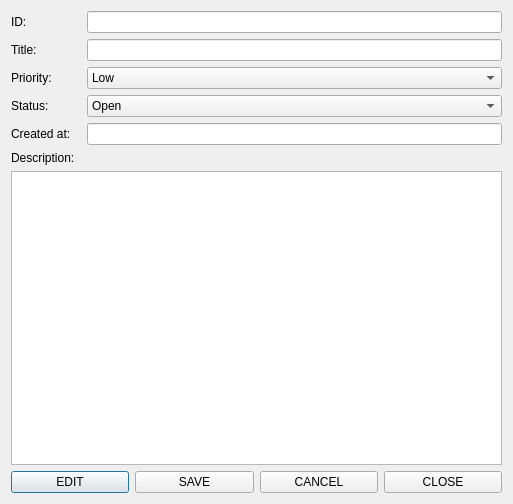
<?xml version="1.0" encoding="UTF-8"?>
<ui version="4.0">
 <class>TicketDialog</class>
 <widget class="QDialog" name="TicketDialog">
  <property name="geometry">
   <rect>
    <x>0</x>
    <y>0</y>
    <width>513</width>
    <height>504</height>
   </rect>
  </property>
  <property name="windowTitle">
   <string>Dialog</string>
  </property>
  <layout class="QVBoxLayout" name="verticalLayout">
   <item>
    <layout class="QGridLayout" name="gridLayout">
     <item row="5" column="2">
      <widget class="QComboBox" name="priorityCombo">
       <item>
        <property name="text">
         <string>Open</string>
        </property>
       </item>
       <item>
        <property name="text">
         <string>Close</string>
        </property>
       </item>
      </widget>
     </item>
     <item row="8" column="0" colspan="3">
      <widget class="QTextEdit" name="descEdit"/>
     </item>
     <item row="2" column="2">
      <widget class="QLineEdit" name="titleEdit"/>
     </item>
     <item row="1" column="2">
      <widget class="QLineEdit" name="idEdit"/>
     </item>
     <item row="6" column="2">
      <widget class="QLineEdit" name="createdTitle"/>
     </item>
     <item row="5" column="0">
      <widget class="QLabel" name="label_4">
       <property name="text">
        <string>Status:</string>
       </property>
      </widget>
     </item>
     <item row="7" column="0">
      <widget class="QLabel" name="label_6">
       <property name="text">
        <string>Description:</string>
       </property>
      </widget>
     </item>
     <item row="4" column="2">
      <widget class="QComboBox" name="statusCombo">
       <item>
        <property name="text">
         <string>Low</string>
        </property>
       </item>
       <item>
        <property name="text">
         <string>High</string>
        </property>
       </item>
      </widget>
     </item>
     <item row="6" column="0">
      <widget class="QLabel" name="label_5">
       <property name="text">
        <string>Created at:</string>
       </property>
      </widget>
     </item>
     <item row="1" column="0">
      <widget class="QLabel" name="label">
       <property name="text">
        <string>ID:</string>
       </property>
      </widget>
     </item>
     <item row="4" column="0">
      <widget class="QLabel" name="label_3">
       <property name="text">
        <string>Priority:</string>
       </property>
      </widget>
     </item>
     <item row="2" column="0">
      <widget class="QLabel" name="label_2">
       <property name="text">
        <string>Title:</string>
       </property>
      </widget>
     </item>
    </layout>
   </item>
   <item>
    <layout class="QHBoxLayout" name="horizontalLayout">
     <item>
      <widget class="QPushButton" name="btnEdit">
       <property name="text">
        <string>EDIT</string>
       </property>
      </widget>
     </item>
     <item>
      <widget class="QPushButton" name="btnSave">
       <property name="text">
        <string>SAVE</string>
       </property>
      </widget>
     </item>
     <item>
      <widget class="QPushButton" name="btnCancel">
       <property name="text">
        <string>CANCEL</string>
       </property>
      </widget>
     </item>
     <item>
      <widget class="QPushButton" name="btnClose">
       <property name="text">
        <string>CLOSE</string>
       </property>
      </widget>
     </item>
    </layout>
   </item>
  </layout>
 </widget>
 <resources/>
 <connections/>
</ui>
